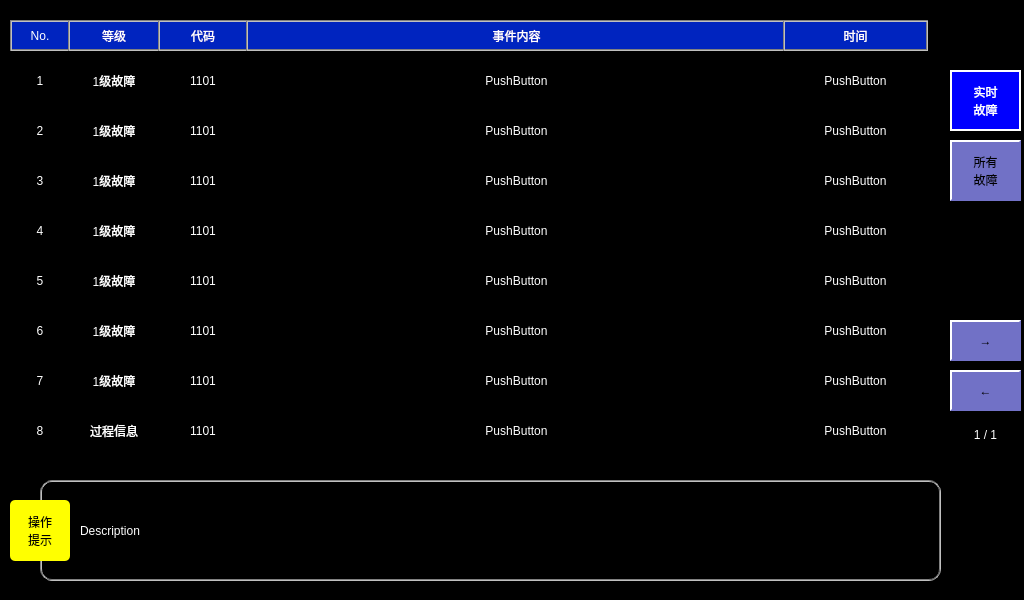
<?xml version="1.0" encoding="UTF-8"?>
<ui version="4.0">
 <class>MyCase</class>
 <widget class="QWidget" name="MyCase">
  <property name="geometry">
   <rect>
    <x>0</x>
    <y>0</y>
    <width>1024</width>
    <height>600</height>
   </rect>
  </property>
  <property name="windowTitle">
   <string>Form</string>
  </property>
  <property name="styleSheet">
   <string notr="true">QLabel
{
	color: white;
	border: 2px groove, gray;
    border-color: gray;
	font: 20px, &quot;微软雅黑&quot;;
}

QPushButton
{
	color: white;
	border: 2px groove, gray;
    border-color: gray;
	border-width: 0px;
	font: 18px, &quot;微软雅黑&quot;;
}

QWidget
{
	background-color: black;
}</string>
  </property>
  <widget class="QLabel" name="label">
   <property name="geometry">
    <rect>
     <x>10</x>
     <y>20</y>
     <width>60</width>
     <height>31</height>
    </rect>
   </property>
   <property name="styleSheet">
    <string notr="true">background-color: rgb(0, 36, 191);</string>
   </property>
   <property name="text">
    <string>No.</string>
   </property>
   <property name="alignment">
    <set>Qt::AlignCenter</set>
   </property>
  </widget>
  <widget class="QLabel" name="label_2">
   <property name="geometry">
    <rect>
     <x>68</x>
     <y>20</y>
     <width>92</width>
     <height>31</height>
    </rect>
   </property>
   <property name="styleSheet">
    <string notr="true">background-color: rgb(0, 36, 191);</string>
   </property>
   <property name="text">
    <string>等级</string>
   </property>
   <property name="alignment">
    <set>Qt::AlignCenter</set>
   </property>
  </widget>
  <widget class="QLabel" name="label_3">
   <property name="geometry">
    <rect>
     <x>158</x>
     <y>20</y>
     <width>90</width>
     <height>31</height>
    </rect>
   </property>
   <property name="styleSheet">
    <string notr="true">background-color: rgb(0, 36, 191);</string>
   </property>
   <property name="text">
    <string>代码</string>
   </property>
   <property name="alignment">
    <set>Qt::AlignCenter</set>
   </property>
  </widget>
  <widget class="QLabel" name="label_4">
   <property name="geometry">
    <rect>
     <x>246</x>
     <y>20</y>
     <width>541</width>
     <height>31</height>
    </rect>
   </property>
   <property name="styleSheet">
    <string notr="true">background-color: rgb(0, 36, 191);</string>
   </property>
   <property name="text">
    <string>事件内容</string>
   </property>
   <property name="alignment">
    <set>Qt::AlignCenter</set>
   </property>
  </widget>
  <widget class="QLabel" name="label_5">
   <property name="geometry">
    <rect>
     <x>783</x>
     <y>20</y>
     <width>145</width>
     <height>31</height>
    </rect>
   </property>
   <property name="styleSheet">
    <string notr="true">background-color: rgb(0, 36, 191);</string>
   </property>
   <property name="text">
    <string>时间</string>
   </property>
   <property name="alignment">
    <set>Qt::AlignCenter</set>
   </property>
  </widget>
  <widget class="QLabel" name="lblDescription">
   <property name="geometry">
    <rect>
     <x>40</x>
     <y>480</y>
     <width>901</width>
     <height>101</height>
    </rect>
   </property>
   <property name="styleSheet">
    <string notr="true">border-radius: 12px;</string>
   </property>
   <property name="text">
    <string/>
   </property>
   <property name="alignment">
    <set>Qt::AlignCenter</set>
   </property>
  </widget>
  <widget class="QLabel" name="label_6">
   <property name="geometry">
    <rect>
     <x>10</x>
     <y>500</y>
     <width>60</width>
     <height>61</height>
    </rect>
   </property>
   <property name="styleSheet">
    <string notr="true">background-color: yellow;
border: 0px;
color: black;
border-radius: 5px;</string>
   </property>
   <property name="text">
    <string>操作
提示</string>
   </property>
   <property name="alignment">
    <set>Qt::AlignCenter</set>
   </property>
  </widget>
  <widget class="QPushButton" name="btnNextPage">
   <property name="geometry">
    <rect>
     <x>950</x>
     <y>320</y>
     <width>71</width>
     <height>41</height>
    </rect>
   </property>
   <property name="styleSheet">
    <string notr="true">QPushButton
{
	font: 33px, &quot;微软雅黑&quot;;
    color: black;
	background-color: rgb(113, 113, 198);
	border:2px solid white; 
    border-right-color: rgb(113, 113, 198); 
    border-bottom-color: rgb(113, 113, 198);
}

QPushButton:pressed
{
	font: 33px, &quot;微软雅黑&quot;;
    color: white;
	background-color: rgb(0, 0, 255); 
	border:2px solid white; 
	border-left-color: qlineargradient(x1: 0, y1: 0, x2: 1, y2: 0, 
                        stop: 0 gray, stop: 1 black); 			border-top-color: qlineargradient(x1: 0, y1: 0, x2: 0, 										y2: 1, stop: 0 gray, stop: 1 black);
  border-right-color: white; border-bottom-color: white;
}</string>
   </property>
   <property name="text">
    <string>→</string>
   </property>
  </widget>
  <widget class="QPushButton" name="btnPreviousPage">
   <property name="geometry">
    <rect>
     <x>950</x>
     <y>370</y>
     <width>71</width>
     <height>41</height>
    </rect>
   </property>
   <property name="styleSheet">
    <string notr="true">QPushButton
{
	font: 33px, &quot;微软雅黑&quot;;
    color: black;
	background-color: rgb(113, 113, 198);
	border:2px solid white; 
    border-right-color: rgb(113, 113, 198); 
    border-bottom-color: rgb(113, 113, 198);
}

QPushButton:pressed
{
	font: 33px, &quot;微软雅黑&quot;;
    color: white;
	background-color: rgb(0, 0, 255); 
	border:2px solid white; 
	border-left-color: qlineargradient(x1: 0, y1: 0, x2: 1, y2: 0, 
                        stop: 0 gray, stop: 1 black); 			border-top-color: qlineargradient(x1: 0, y1: 0, x2: 0, 										y2: 1, stop: 0 gray, stop: 1 black);
  border-right-color: white; border-bottom-color: white;
}</string>
   </property>
   <property name="text">
    <string>←</string>
   </property>
  </widget>
  <widget class="QLabel" name="lblPage">
   <property name="geometry">
    <rect>
     <x>950</x>
     <y>420</y>
     <width>71</width>
     <height>30</height>
    </rect>
   </property>
   <property name="styleSheet">
    <string notr="true">QLabel
{
	color: white;
	border: 0px;
	font: 16px, &quot;微软雅黑&quot;;
}</string>
   </property>
   <property name="text">
    <string>1 / 1</string>
   </property>
   <property name="alignment">
    <set>Qt::AlignCenter</set>
   </property>
  </widget>
  <widget class="QPushButton" name="btnLine1Time">
   <property name="geometry">
    <rect>
     <x>783</x>
     <y>60</y>
     <width>145</width>
     <height>41</height>
    </rect>
   </property>
   <property name="focusPolicy">
    <enum>Qt::NoFocus</enum>
   </property>
   <property name="styleSheet">
    <string notr="true">QPushButton
{
	color: white;
	border: 2px groove, gray;
    border-color: gray;
	border-width: 0px;
	font: 16px, &quot;微软雅黑&quot;;
}</string>
   </property>
   <property name="text">
    <string>PushButton</string>
   </property>
  </widget>
  <widget class="QPushButton" name="btnLine2Time">
   <property name="geometry">
    <rect>
     <x>783</x>
     <y>110</y>
     <width>145</width>
     <height>41</height>
    </rect>
   </property>
   <property name="focusPolicy">
    <enum>Qt::NoFocus</enum>
   </property>
   <property name="styleSheet">
    <string notr="true">QPushButton
{
	color: white;
	border: 2px groove, gray;
    border-color: gray;
	border-width: 0px;
	font: 16px, &quot;微软雅黑&quot;;
}</string>
   </property>
   <property name="text">
    <string>PushButton</string>
   </property>
  </widget>
  <widget class="QPushButton" name="btnLine3Time">
   <property name="geometry">
    <rect>
     <x>783</x>
     <y>160</y>
     <width>145</width>
     <height>41</height>
    </rect>
   </property>
   <property name="focusPolicy">
    <enum>Qt::NoFocus</enum>
   </property>
   <property name="styleSheet">
    <string notr="true">QPushButton
{
	color: white;
	border: 2px groove, gray;
    border-color: gray;
	border-width: 0px;
	font: 16px, &quot;微软雅黑&quot;;
}</string>
   </property>
   <property name="text">
    <string>PushButton</string>
   </property>
  </widget>
  <widget class="QPushButton" name="btnLine4Time">
   <property name="geometry">
    <rect>
     <x>783</x>
     <y>210</y>
     <width>145</width>
     <height>41</height>
    </rect>
   </property>
   <property name="focusPolicy">
    <enum>Qt::NoFocus</enum>
   </property>
   <property name="styleSheet">
    <string notr="true">QPushButton
{
	color: white;
	border: 2px groove, gray;
    border-color: gray;
	border-width: 0px;
	font: 16px, &quot;微软雅黑&quot;;
}</string>
   </property>
   <property name="text">
    <string>PushButton</string>
   </property>
  </widget>
  <widget class="QPushButton" name="btnLine5Time">
   <property name="geometry">
    <rect>
     <x>783</x>
     <y>260</y>
     <width>145</width>
     <height>41</height>
    </rect>
   </property>
   <property name="focusPolicy">
    <enum>Qt::NoFocus</enum>
   </property>
   <property name="styleSheet">
    <string notr="true">QPushButton
{
	color: white;
	border: 2px groove, gray;
    border-color: gray;
	border-width: 0px;
	font: 16px, &quot;微软雅黑&quot;;
}</string>
   </property>
   <property name="text">
    <string>PushButton</string>
   </property>
  </widget>
  <widget class="QPushButton" name="btnLine6Time">
   <property name="geometry">
    <rect>
     <x>783</x>
     <y>310</y>
     <width>145</width>
     <height>41</height>
    </rect>
   </property>
   <property name="focusPolicy">
    <enum>Qt::NoFocus</enum>
   </property>
   <property name="styleSheet">
    <string notr="true">QPushButton
{
	color: white;
	border: 2px groove, gray;
    border-color: gray;
	border-width: 0px;
	font: 16px, &quot;微软雅黑&quot;;
}</string>
   </property>
   <property name="text">
    <string>PushButton</string>
   </property>
  </widget>
  <widget class="QPushButton" name="btnLine7Time">
   <property name="geometry">
    <rect>
     <x>783</x>
     <y>360</y>
     <width>145</width>
     <height>41</height>
    </rect>
   </property>
   <property name="focusPolicy">
    <enum>Qt::NoFocus</enum>
   </property>
   <property name="styleSheet">
    <string notr="true">QPushButton
{
	color: white;
	border: 2px groove, gray;
    border-color: gray;
	border-width: 0px;
	font: 16px, &quot;微软雅黑&quot;;
}</string>
   </property>
   <property name="text">
    <string>PushButton</string>
   </property>
  </widget>
  <widget class="QPushButton" name="btnLine8Time">
   <property name="geometry">
    <rect>
     <x>783</x>
     <y>410</y>
     <width>145</width>
     <height>41</height>
    </rect>
   </property>
   <property name="focusPolicy">
    <enum>Qt::NoFocus</enum>
   </property>
   <property name="styleSheet">
    <string notr="true">QPushButton
{
	color: white;
	border: 2px groove, gray;
    border-color: gray;
	border-width: 0px;
	font: 16px, &quot;微软雅黑&quot;;
}</string>
   </property>
   <property name="text">
    <string>PushButton</string>
   </property>
  </widget>
  <widget class="QPushButton" name="btnLine1Name">
   <property name="geometry">
    <rect>
     <x>246</x>
     <y>60</y>
     <width>541</width>
     <height>41</height>
    </rect>
   </property>
   <property name="focusPolicy">
    <enum>Qt::NoFocus</enum>
   </property>
   <property name="styleSheet">
    <string notr="true"/>
   </property>
   <property name="text">
    <string>PushButton</string>
   </property>
  </widget>
  <widget class="QPushButton" name="btnLine2Name">
   <property name="geometry">
    <rect>
     <x>246</x>
     <y>110</y>
     <width>541</width>
     <height>41</height>
    </rect>
   </property>
   <property name="focusPolicy">
    <enum>Qt::NoFocus</enum>
   </property>
   <property name="styleSheet">
    <string notr="true"/>
   </property>
   <property name="text">
    <string>PushButton</string>
   </property>
  </widget>
  <widget class="QPushButton" name="btnLine3Name">
   <property name="geometry">
    <rect>
     <x>246</x>
     <y>160</y>
     <width>541</width>
     <height>41</height>
    </rect>
   </property>
   <property name="focusPolicy">
    <enum>Qt::NoFocus</enum>
   </property>
   <property name="styleSheet">
    <string notr="true"/>
   </property>
   <property name="text">
    <string>PushButton</string>
   </property>
  </widget>
  <widget class="QPushButton" name="btnLine4Name">
   <property name="geometry">
    <rect>
     <x>246</x>
     <y>210</y>
     <width>541</width>
     <height>41</height>
    </rect>
   </property>
   <property name="focusPolicy">
    <enum>Qt::NoFocus</enum>
   </property>
   <property name="styleSheet">
    <string notr="true"/>
   </property>
   <property name="text">
    <string>PushButton</string>
   </property>
  </widget>
  <widget class="QPushButton" name="btnLine5Name">
   <property name="geometry">
    <rect>
     <x>246</x>
     <y>260</y>
     <width>541</width>
     <height>41</height>
    </rect>
   </property>
   <property name="focusPolicy">
    <enum>Qt::NoFocus</enum>
   </property>
   <property name="styleSheet">
    <string notr="true"/>
   </property>
   <property name="text">
    <string>PushButton</string>
   </property>
  </widget>
  <widget class="QPushButton" name="btnLine6Name">
   <property name="geometry">
    <rect>
     <x>246</x>
     <y>310</y>
     <width>541</width>
     <height>41</height>
    </rect>
   </property>
   <property name="focusPolicy">
    <enum>Qt::NoFocus</enum>
   </property>
   <property name="styleSheet">
    <string notr="true"/>
   </property>
   <property name="text">
    <string>PushButton</string>
   </property>
  </widget>
  <widget class="QPushButton" name="btnLine7Name">
   <property name="geometry">
    <rect>
     <x>246</x>
     <y>360</y>
     <width>541</width>
     <height>41</height>
    </rect>
   </property>
   <property name="focusPolicy">
    <enum>Qt::NoFocus</enum>
   </property>
   <property name="styleSheet">
    <string notr="true"/>
   </property>
   <property name="text">
    <string>PushButton</string>
   </property>
  </widget>
  <widget class="QPushButton" name="btnLine8Name">
   <property name="geometry">
    <rect>
     <x>246</x>
     <y>410</y>
     <width>541</width>
     <height>41</height>
    </rect>
   </property>
   <property name="focusPolicy">
    <enum>Qt::NoFocus</enum>
   </property>
   <property name="styleSheet">
    <string notr="true"/>
   </property>
   <property name="text">
    <string>PushButton</string>
   </property>
  </widget>
  <widget class="QPushButton" name="btnLine1Code">
   <property name="geometry">
    <rect>
     <x>158</x>
     <y>60</y>
     <width>90</width>
     <height>41</height>
    </rect>
   </property>
   <property name="focusPolicy">
    <enum>Qt::NoFocus</enum>
   </property>
   <property name="styleSheet">
    <string notr="true"/>
   </property>
   <property name="text">
    <string>1101</string>
   </property>
  </widget>
  <widget class="QPushButton" name="btnLine2Code">
   <property name="geometry">
    <rect>
     <x>158</x>
     <y>110</y>
     <width>90</width>
     <height>41</height>
    </rect>
   </property>
   <property name="focusPolicy">
    <enum>Qt::NoFocus</enum>
   </property>
   <property name="styleSheet">
    <string notr="true"/>
   </property>
   <property name="text">
    <string>1101</string>
   </property>
  </widget>
  <widget class="QPushButton" name="btnLine3Code">
   <property name="geometry">
    <rect>
     <x>158</x>
     <y>160</y>
     <width>90</width>
     <height>41</height>
    </rect>
   </property>
   <property name="focusPolicy">
    <enum>Qt::NoFocus</enum>
   </property>
   <property name="styleSheet">
    <string notr="true"/>
   </property>
   <property name="text">
    <string>1101</string>
   </property>
  </widget>
  <widget class="QPushButton" name="btnLine4Code">
   <property name="geometry">
    <rect>
     <x>158</x>
     <y>210</y>
     <width>90</width>
     <height>41</height>
    </rect>
   </property>
   <property name="focusPolicy">
    <enum>Qt::NoFocus</enum>
   </property>
   <property name="styleSheet">
    <string notr="true"/>
   </property>
   <property name="text">
    <string>1101</string>
   </property>
  </widget>
  <widget class="QPushButton" name="btnLine5Code">
   <property name="geometry">
    <rect>
     <x>158</x>
     <y>260</y>
     <width>90</width>
     <height>41</height>
    </rect>
   </property>
   <property name="focusPolicy">
    <enum>Qt::NoFocus</enum>
   </property>
   <property name="styleSheet">
    <string notr="true"/>
   </property>
   <property name="text">
    <string>1101</string>
   </property>
  </widget>
  <widget class="QPushButton" name="btnLine6Code">
   <property name="geometry">
    <rect>
     <x>158</x>
     <y>310</y>
     <width>90</width>
     <height>41</height>
    </rect>
   </property>
   <property name="focusPolicy">
    <enum>Qt::NoFocus</enum>
   </property>
   <property name="styleSheet">
    <string notr="true"/>
   </property>
   <property name="text">
    <string>1101</string>
   </property>
  </widget>
  <widget class="QPushButton" name="btnLine7Code">
   <property name="geometry">
    <rect>
     <x>158</x>
     <y>360</y>
     <width>90</width>
     <height>41</height>
    </rect>
   </property>
   <property name="focusPolicy">
    <enum>Qt::NoFocus</enum>
   </property>
   <property name="styleSheet">
    <string notr="true"/>
   </property>
   <property name="text">
    <string>1101</string>
   </property>
  </widget>
  <widget class="QPushButton" name="btnLine8Code">
   <property name="geometry">
    <rect>
     <x>158</x>
     <y>410</y>
     <width>90</width>
     <height>41</height>
    </rect>
   </property>
   <property name="focusPolicy">
    <enum>Qt::NoFocus</enum>
   </property>
   <property name="styleSheet">
    <string notr="true"/>
   </property>
   <property name="text">
    <string>1101</string>
   </property>
  </widget>
  <widget class="QPushButton" name="btnLine5Level">
   <property name="geometry">
    <rect>
     <x>68</x>
     <y>260</y>
     <width>92</width>
     <height>41</height>
    </rect>
   </property>
   <property name="focusPolicy">
    <enum>Qt::NoFocus</enum>
   </property>
   <property name="styleSheet">
    <string notr="true"/>
   </property>
   <property name="text">
    <string>1级故障</string>
   </property>
  </widget>
  <widget class="QPushButton" name="btnLine2Level">
   <property name="geometry">
    <rect>
     <x>68</x>
     <y>110</y>
     <width>92</width>
     <height>41</height>
    </rect>
   </property>
   <property name="focusPolicy">
    <enum>Qt::NoFocus</enum>
   </property>
   <property name="styleSheet">
    <string notr="true"/>
   </property>
   <property name="text">
    <string>1级故障</string>
   </property>
  </widget>
  <widget class="QPushButton" name="btnLine1Level">
   <property name="geometry">
    <rect>
     <x>68</x>
     <y>60</y>
     <width>92</width>
     <height>41</height>
    </rect>
   </property>
   <property name="focusPolicy">
    <enum>Qt::NoFocus</enum>
   </property>
   <property name="styleSheet">
    <string notr="true"/>
   </property>
   <property name="text">
    <string>1级故障</string>
   </property>
  </widget>
  <widget class="QPushButton" name="btnLine8Level">
   <property name="geometry">
    <rect>
     <x>68</x>
     <y>410</y>
     <width>92</width>
     <height>41</height>
    </rect>
   </property>
   <property name="focusPolicy">
    <enum>Qt::NoFocus</enum>
   </property>
   <property name="styleSheet">
    <string notr="true"/>
   </property>
   <property name="text">
    <string>过程信息</string>
   </property>
  </widget>
  <widget class="QPushButton" name="btnLine7Level">
   <property name="geometry">
    <rect>
     <x>68</x>
     <y>360</y>
     <width>92</width>
     <height>41</height>
    </rect>
   </property>
   <property name="focusPolicy">
    <enum>Qt::NoFocus</enum>
   </property>
   <property name="styleSheet">
    <string notr="true"/>
   </property>
   <property name="text">
    <string>1级故障</string>
   </property>
  </widget>
  <widget class="QPushButton" name="btnLine4Level">
   <property name="geometry">
    <rect>
     <x>68</x>
     <y>210</y>
     <width>92</width>
     <height>41</height>
    </rect>
   </property>
   <property name="focusPolicy">
    <enum>Qt::NoFocus</enum>
   </property>
   <property name="styleSheet">
    <string notr="true"/>
   </property>
   <property name="text">
    <string>1级故障</string>
   </property>
  </widget>
  <widget class="QPushButton" name="btnLine3Level">
   <property name="geometry">
    <rect>
     <x>68</x>
     <y>160</y>
     <width>92</width>
     <height>41</height>
    </rect>
   </property>
   <property name="focusPolicy">
    <enum>Qt::NoFocus</enum>
   </property>
   <property name="styleSheet">
    <string notr="true"/>
   </property>
   <property name="text">
    <string>1级故障</string>
   </property>
  </widget>
  <widget class="QPushButton" name="btnLine6Level">
   <property name="geometry">
    <rect>
     <x>68</x>
     <y>310</y>
     <width>92</width>
     <height>41</height>
    </rect>
   </property>
   <property name="focusPolicy">
    <enum>Qt::NoFocus</enum>
   </property>
   <property name="styleSheet">
    <string notr="true"/>
   </property>
   <property name="text">
    <string>1级故障</string>
   </property>
  </widget>
  <widget class="QPushButton" name="btnLine1Number">
   <property name="geometry">
    <rect>
     <x>10</x>
     <y>60</y>
     <width>60</width>
     <height>41</height>
    </rect>
   </property>
   <property name="focusPolicy">
    <enum>Qt::NoFocus</enum>
   </property>
   <property name="styleSheet">
    <string notr="true"/>
   </property>
   <property name="text">
    <string>1</string>
   </property>
  </widget>
  <widget class="QPushButton" name="btnLine2Number">
   <property name="geometry">
    <rect>
     <x>10</x>
     <y>110</y>
     <width>60</width>
     <height>41</height>
    </rect>
   </property>
   <property name="focusPolicy">
    <enum>Qt::NoFocus</enum>
   </property>
   <property name="styleSheet">
    <string notr="true"/>
   </property>
   <property name="text">
    <string>2</string>
   </property>
  </widget>
  <widget class="QPushButton" name="btnLine3Number">
   <property name="geometry">
    <rect>
     <x>10</x>
     <y>160</y>
     <width>60</width>
     <height>41</height>
    </rect>
   </property>
   <property name="focusPolicy">
    <enum>Qt::NoFocus</enum>
   </property>
   <property name="styleSheet">
    <string notr="true"/>
   </property>
   <property name="text">
    <string>3</string>
   </property>
  </widget>
  <widget class="QPushButton" name="btnLine4Number">
   <property name="geometry">
    <rect>
     <x>10</x>
     <y>210</y>
     <width>60</width>
     <height>41</height>
    </rect>
   </property>
   <property name="focusPolicy">
    <enum>Qt::NoFocus</enum>
   </property>
   <property name="styleSheet">
    <string notr="true"/>
   </property>
   <property name="text">
    <string>4</string>
   </property>
  </widget>
  <widget class="QPushButton" name="btnLine5Number">
   <property name="geometry">
    <rect>
     <x>10</x>
     <y>260</y>
     <width>60</width>
     <height>41</height>
    </rect>
   </property>
   <property name="focusPolicy">
    <enum>Qt::NoFocus</enum>
   </property>
   <property name="styleSheet">
    <string notr="true"/>
   </property>
   <property name="text">
    <string>5</string>
   </property>
  </widget>
  <widget class="QPushButton" name="btnLine6Number">
   <property name="geometry">
    <rect>
     <x>10</x>
     <y>310</y>
     <width>60</width>
     <height>41</height>
    </rect>
   </property>
   <property name="focusPolicy">
    <enum>Qt::NoFocus</enum>
   </property>
   <property name="styleSheet">
    <string notr="true"/>
   </property>
   <property name="text">
    <string>6</string>
   </property>
  </widget>
  <widget class="QPushButton" name="btnLine7Number">
   <property name="geometry">
    <rect>
     <x>10</x>
     <y>360</y>
     <width>60</width>
     <height>41</height>
    </rect>
   </property>
   <property name="focusPolicy">
    <enum>Qt::NoFocus</enum>
   </property>
   <property name="styleSheet">
    <string notr="true"/>
   </property>
   <property name="text">
    <string>7</string>
   </property>
  </widget>
  <widget class="QPushButton" name="btnLine8Number">
   <property name="geometry">
    <rect>
     <x>10</x>
     <y>410</y>
     <width>60</width>
     <height>41</height>
    </rect>
   </property>
   <property name="focusPolicy">
    <enum>Qt::NoFocus</enum>
   </property>
   <property name="styleSheet">
    <string notr="true"/>
   </property>
   <property name="text">
    <string>8</string>
   </property>
  </widget>
  <widget class="QLabel" name="txtDescription">
   <property name="geometry">
    <rect>
     <x>80</x>
     <y>490</y>
     <width>851</width>
     <height>81</height>
    </rect>
   </property>
   <property name="styleSheet">
    <string notr="true">border-width: 0px;</string>
   </property>
   <property name="text">
    <string>Description</string>
   </property>
   <property name="alignment">
    <set>Qt::AlignLeading|Qt::AlignLeft|Qt::AlignVCenter</set>
   </property>
  </widget>
  <widget class="QPushButton" name="btnReal">
   <property name="geometry">
    <rect>
     <x>950</x>
     <y>70</y>
     <width>71</width>
     <height>61</height>
    </rect>
   </property>
   <property name="styleSheet">
    <string notr="true">QPushButton
{
	font: 19px, &quot;微软雅黑&quot;;
    color: white;
	background-color: rgb(0, 0, 255); 
	border:2px solid white; 
	border-left-color: qlineargradient(x1: 0, y1: 0, x2: 1, y2: 0, 
                        stop: 0 gray, stop: 1 black); 			border-top-color: qlineargradient(x1: 0, y1: 0, x2: 0, 										y2: 1, stop: 0 gray, stop: 1 black);
  border-right-color: white; border-bottom-color: white;
}</string>
   </property>
   <property name="text">
    <string>实时
故障</string>
   </property>
  </widget>
  <widget class="QPushButton" name="btnAll">
   <property name="geometry">
    <rect>
     <x>950</x>
     <y>140</y>
     <width>71</width>
     <height>61</height>
    </rect>
   </property>
   <property name="styleSheet">
    <string notr="true">QPushButton
{
	font: 19px, &quot;微软雅黑&quot;;
    color: black;
	background-color: rgb(113, 113, 198);
	border:2px solid white; 
    border-right-color: rgb(113, 113, 198); 
    border-bottom-color: rgb(113, 113, 198);
}</string>
   </property>
   <property name="text">
    <string>所有
故障</string>
   </property>
  </widget>
 </widget>
 <resources/>
 <connections/>
</ui>
